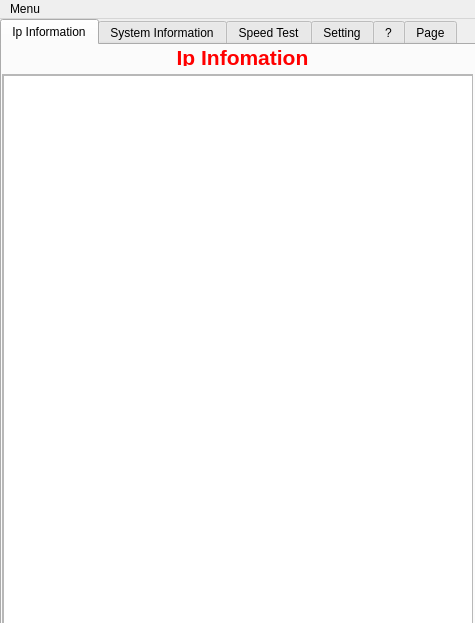
<?xml version="1.0" encoding="UTF-8"?>
<ui version="4.0">
 <class>MainWindow</class>
 <widget class="QMainWindow" name="MainWindow">
  <property name="enabled">
   <bool>true</bool>
  </property>
  <property name="geometry">
   <rect>
    <x>0</x>
    <y>0</y>
    <width>475</width>
    <height>623</height>
   </rect>
  </property>
  <property name="sizePolicy">
   <sizepolicy hsizetype="Expanding" vsizetype="Preferred">
    <horstretch>0</horstretch>
    <verstretch>0</verstretch>
   </sizepolicy>
  </property>
  <property name="minimumSize">
   <size>
    <width>475</width>
    <height>623</height>
   </size>
  </property>
  <property name="maximumSize">
   <size>
    <width>475</width>
    <height>623</height>
   </size>
  </property>
  <property name="windowTitle">
   <string>IP Information</string>
  </property>
  <property name="windowIcon">
   <iconset>
    <normaloff>C:/Users/HP/Downloads/41EuI+QM2uL.png</normaloff>C:/Users/HP/Downloads/41EuI+QM2uL.png</iconset>
  </property>
  <widget class="QWidget" name="centralwidget">
   <property name="sizePolicy">
    <sizepolicy hsizetype="Preferred" vsizetype="Preferred">
     <horstretch>0</horstretch>
     <verstretch>0</verstretch>
    </sizepolicy>
   </property>
   <widget class="QTabWidget" name="tabWidget">
    <property name="enabled">
     <bool>true</bool>
    </property>
    <property name="geometry">
     <rect>
      <x>0</x>
      <y>0</y>
      <width>5000</width>
      <height>611</height>
     </rect>
    </property>
    <property name="sizePolicy">
     <sizepolicy hsizetype="Ignored" vsizetype="Preferred">
      <horstretch>0</horstretch>
      <verstretch>0</verstretch>
     </sizepolicy>
    </property>
    <property name="minimumSize">
     <size>
      <width>0</width>
      <height>0</height>
     </size>
    </property>
    <property name="autoFillBackground">
     <bool>false</bool>
    </property>
    <property name="currentIndex">
     <number>0</number>
    </property>
    <widget class="QWidget" name="tab">
     <property name="sizePolicy">
      <sizepolicy hsizetype="Preferred" vsizetype="Preferred">
       <horstretch>0</horstretch>
       <verstretch>0</verstretch>
      </sizepolicy>
     </property>
     <property name="maximumSize">
      <size>
       <width>16777215</width>
       <height>16777215</height>
      </size>
     </property>
     <attribute name="title">
      <string>Ip Information</string>
     </attribute>
     <widget class="QLabel" name="label">
      <property name="geometry">
       <rect>
        <x>60</x>
        <y>0</y>
        <width>361</width>
        <height>21</height>
       </rect>
      </property>
      <property name="sizePolicy">
       <sizepolicy hsizetype="Preferred" vsizetype="Preferred">
        <horstretch>0</horstretch>
        <verstretch>0</verstretch>
       </sizepolicy>
      </property>
      <property name="maximumSize">
       <size>
        <width>361</width>
        <height>16777215</height>
       </size>
      </property>
      <property name="font">
       <font>
        <family>Arial</family>
        <pointsize>16</pointsize>
        <weight>75</weight>
        <bold>true</bold>
       </font>
      </property>
      <property name="layoutDirection">
       <enum>Qt::LeftToRight</enum>
      </property>
      <property name="text">
       <string>&lt;!DOCTYPE HTML PUBLIC &quot;-//W3C//DTD HTML 4.0//EN&quot; &quot;http://www.w3.org/TR/REC-html40/strict.dtd&quot;&gt;
&lt;html&gt;&lt;head&gt;&lt;meta name=&quot;qrichtext&quot; content=&quot;1&quot; /&gt;&lt;style type=&quot;text/css&quot;&gt;
p, li { white-space: pre-wrap; }
&lt;/style&gt;&lt;/head&gt;&lt;body style=&quot; font-family:'Arial'; font-size:16pt; font-weight:600; font-style:normal;&quot;&gt;
&lt;a style=&quot;color: Red; margin-top:0px; margin-bottom:0px; margin-left:0px; margin-right:0px; -qt-block-indent:0; text-indent:0px;&quot;&gt;Ip Infomation&lt;/a&gt;

&lt;/body&gt;&lt;/html&gt;</string>
      </property>
      <property name="alignment">
       <set>Qt::AlignHCenter|Qt::AlignTop</set>
      </property>
     </widget>
     <widget class="QScrollArea" name="scrollArea">
      <property name="geometry">
       <rect>
        <x>0</x>
        <y>29</y>
        <width>471</width>
        <height>551</height>
       </rect>
      </property>
      <property name="widgetResizable">
       <bool>true</bool>
      </property>
      <widget class="QWidget" name="scrollAreaWidgetContents">
       <property name="geometry">
        <rect>
         <x>0</x>
         <y>0</y>
         <width>469</width>
         <height>549</height>
        </rect>
       </property>
       <widget class="QTextEdit" name="textEdit">
        <property name="geometry">
         <rect>
          <x>0</x>
          <y>0</y>
          <width>471</width>
          <height>551</height>
         </rect>
        </property>
        <property name="autoFillBackground">
         <bool>false</bool>
        </property>
        <property name="readOnly">
         <bool>true</bool>
        </property>
       </widget>
      </widget>
     </widget>
    </widget>
    <widget class="QWidget" name="tab_3">
     <attribute name="title">
      <string>System Information</string>
     </attribute>
     <widget class="QScrollArea" name="scrollArea_3">
      <property name="geometry">
       <rect>
        <x>0</x>
        <y>30</y>
        <width>471</width>
        <height>541</height>
       </rect>
      </property>
      <property name="widgetResizable">
       <bool>true</bool>
      </property>
      <widget class="QWidget" name="scrollAreaWidgetContents_3">
       <property name="geometry">
        <rect>
         <x>0</x>
         <y>0</y>
         <width>469</width>
         <height>539</height>
        </rect>
       </property>
       <widget class="QTextEdit" name="textEdit_2">
        <property name="geometry">
         <rect>
          <x>0</x>
          <y>0</y>
          <width>471</width>
          <height>541</height>
         </rect>
        </property>
        <property name="readOnly">
         <bool>true</bool>
        </property>
       </widget>
      </widget>
     </widget>
     <widget class="QLabel" name="label_9">
      <property name="geometry">
       <rect>
        <x>0</x>
        <y>0</y>
        <width>471</width>
        <height>31</height>
       </rect>
      </property>
      <property name="text">
       <string>&lt;html&gt;&lt;head/&gt;&lt;body&gt;&lt;p&gt;&lt;span style=&quot; font-size:16pt; color:#ff0000;&quot;&gt;System Infomation&lt;/span&gt;&lt;/p&gt;&lt;/body&gt;&lt;/html&gt;</string>
      </property>
      <property name="alignment">
       <set>Qt::AlignCenter</set>
      </property>
     </widget>
    </widget>
    <widget class="QWidget" name="tab_6">
     <attribute name="title">
      <string>Speed Test</string>
     </attribute>
     <widget class="QPushButton" name="pushButton_3">
      <property name="geometry">
       <rect>
        <x>170</x>
        <y>10</y>
        <width>111</width>
        <height>41</height>
       </rect>
      </property>
      <property name="text">
       <string>Speed Test</string>
      </property>
     </widget>
     <widget class="QScrollArea" name="scrollArea_4">
      <property name="geometry">
       <rect>
        <x>10</x>
        <y>60</y>
        <width>451</width>
        <height>231</height>
       </rect>
      </property>
      <property name="widgetResizable">
       <bool>true</bool>
      </property>
      <widget class="QWidget" name="scrollAreaWidgetContents_4">
       <property name="geometry">
        <rect>
         <x>0</x>
         <y>0</y>
         <width>449</width>
         <height>229</height>
        </rect>
       </property>
       <widget class="QTextEdit" name="textEdit_3">
        <property name="geometry">
         <rect>
          <x>0</x>
          <y>0</y>
          <width>451</width>
          <height>231</height>
         </rect>
        </property>
        <property name="readOnly">
         <bool>true</bool>
        </property>
       </widget>
      </widget>
     </widget>
    </widget>
    <widget class="QWidget" name="tab_2">
     <attribute name="title">
      <string>Setting</string>
     </attribute>
     <widget class="QScrollArea" name="scrollArea_2">
      <property name="geometry">
       <rect>
        <x>0</x>
        <y>0</y>
        <width>471</width>
        <height>581</height>
       </rect>
      </property>
      <property name="widgetResizable">
       <bool>true</bool>
      </property>
      <widget class="QWidget" name="scrollAreaWidgetContents_2">
       <property name="geometry">
        <rect>
         <x>0</x>
         <y>0</y>
         <width>469</width>
         <height>579</height>
        </rect>
       </property>
       <widget class="QLabel" name="label_2">
        <property name="geometry">
         <rect>
          <x>0</x>
          <y>9</y>
          <width>291</width>
          <height>16</height>
         </rect>
        </property>
        <property name="font">
         <font>
          <family>Arial</family>
          <pointsize>11</pointsize>
          <weight>75</weight>
          <bold>true</bold>
         </font>
        </property>
        <property name="text">
         <string>&lt;html&gt;&lt;head/&gt;&lt;body&gt;&lt;p&gt;&lt;span style=&quot; color:#22ff00;&quot;&gt;Your IP Address&lt;/span&gt;&lt;/p&gt;&lt;/body&gt;&lt;/html&gt;</string>
        </property>
        <property name="alignment">
         <set>Qt::AlignCenter</set>
        </property>
       </widget>
       <widget class="QLabel" name="label_3">
        <property name="geometry">
         <rect>
          <x>0</x>
          <y>70</y>
          <width>291</width>
          <height>16</height>
         </rect>
        </property>
        <property name="font">
         <font>
          <family>Arial</family>
          <pointsize>11</pointsize>
          <weight>75</weight>
          <bold>true</bold>
         </font>
        </property>
        <property name="text">
         <string>&lt;html&gt;&lt;head/&gt;&lt;body&gt;&lt;p&gt;&lt;span style=&quot; color:#0101ff;&quot;&gt;Your LAN Address&lt;/span&gt;&lt;/p&gt;&lt;/body&gt;&lt;/html&gt;</string>
        </property>
        <property name="alignment">
         <set>Qt::AlignCenter</set>
        </property>
       </widget>
       <widget class="QLabel" name="label_4">
        <property name="geometry">
         <rect>
          <x>0</x>
          <y>40</y>
          <width>291</width>
          <height>16</height>
         </rect>
        </property>
        <property name="font">
         <font>
          <family>Arial</family>
          <pointsize>11</pointsize>
          <weight>75</weight>
          <bold>true</bold>
         </font>
        </property>
        <property name="text">
         <string>&lt;html&gt;&lt;head/&gt;&lt;body&gt;&lt;p&gt;&lt;span style=&quot; color:#06fd06;&quot;&gt;ERROR&lt;/span&gt;&lt;/p&gt;&lt;/body&gt;&lt;/html&gt;</string>
        </property>
        <property name="alignment">
         <set>Qt::AlignCenter</set>
        </property>
       </widget>
       <widget class="QLabel" name="label_5">
        <property name="geometry">
         <rect>
          <x>0</x>
          <y>100</y>
          <width>291</width>
          <height>16</height>
         </rect>
        </property>
        <property name="font">
         <font>
          <family>Arial</family>
          <pointsize>11</pointsize>
          <weight>75</weight>
          <bold>true</bold>
         </font>
        </property>
        <property name="text">
         <string>&lt;html&gt;&lt;head/&gt;&lt;body&gt;&lt;p&gt;&lt;span style=&quot; color:#0800ff;&quot;&gt;ERROR&lt;/span&gt;&lt;/p&gt;&lt;/body&gt;&lt;/html&gt;</string>
        </property>
        <property name="alignment">
         <set>Qt::AlignCenter</set>
        </property>
       </widget>
       <widget class="QPushButton" name="pushButton">
        <property name="geometry">
         <rect>
          <x>320</x>
          <y>20</y>
          <width>131</width>
          <height>41</height>
         </rect>
        </property>
        <property name="text">
         <string>Release and Renew
IPv4</string>
        </property>
       </widget>
       <widget class="QLabel" name="label_6">
        <property name="geometry">
         <rect>
          <x>30</x>
          <y>240</y>
          <width>411</width>
          <height>231</height>
         </rect>
        </property>
        <property name="autoFillBackground">
         <bool>true</bool>
        </property>
        <property name="text">
         <string>&lt;html&gt;&lt;head/&gt;&lt;body&gt;&lt;p align=&quot;justify&quot;&gt;&lt;span style=&quot; color:#550000;&quot;&gt;If the IP address shown is in the range from 169.254.0.0 through 169.254.255.255, Windows used APIPA because the operating system was unable to retrieve an IP configuration from a DHCP server upon startup, and there was no alternate configuration.&lt;/span&gt;&lt;/p&gt;&lt;p align=&quot;justify&quot;&gt;&lt;span style=&quot; color:#ff0808;&quot;&gt;To release and renew a DHCP-assigned IPv4 address:&lt;/span&gt;&lt;/p&gt;&lt;p align=&quot;justify&quot;&gt;&lt;span style=&quot; color:#ff0808;&quot;&gt;Click button Release and Renew IPv4&lt;/span&gt;&lt;/p&gt;&lt;p align=&quot;justify&quot;&gt;&lt;span style=&quot; color:#550000;&quot;&gt;Windows will stop using the current IPv4 address and attempt to contact a DHCP server for a new IPv4 address. If a DHCP server is not available, Windows will either use the alternate configuration or automatically assign an APIPA address in the range of 169.254.0.0 through 169.254.255.255.&lt;/span&gt;&lt;/p&gt;&lt;p align=&quot;justify&quot;&gt;&lt;span style=&quot; color:#ff0808;&quot;&gt;To release and renew a DHCP-assigned IPv6 address:&lt;/span&gt;&lt;/p&gt;&lt;p align=&quot;justify&quot;&gt;&lt;span style=&quot; color:#ff0808;&quot;&gt;Click button Release and Renew IPv6&lt;/span&gt;&lt;/p&gt;&lt;/body&gt;&lt;/html&gt;</string>
        </property>
        <property name="alignment">
         <set>Qt::AlignJustify|Qt::AlignTop</set>
        </property>
        <property name="wordWrap">
         <bool>true</bool>
        </property>
       </widget>
       <widget class="QPushButton" name="pushButton_2">
        <property name="geometry">
         <rect>
          <x>320</x>
          <y>130</y>
          <width>131</width>
          <height>41</height>
         </rect>
        </property>
        <property name="text">
         <string>Release and Renew
IPv6</string>
        </property>
       </widget>
       <widget class="QLabel" name="label_7">
        <property name="geometry">
         <rect>
          <x>0</x>
          <y>130</y>
          <width>291</width>
          <height>16</height>
         </rect>
        </property>
        <property name="font">
         <font>
          <family>Arial</family>
          <pointsize>11</pointsize>
          <weight>75</weight>
          <bold>true</bold>
         </font>
        </property>
        <property name="text">
         <string>&lt;html&gt;&lt;head/&gt;&lt;body&gt;&lt;p&gt;&lt;span style=&quot; color:#0101ff;&quot;&gt;IPv6 Address&lt;/span&gt;&lt;/p&gt;&lt;/body&gt;&lt;/html&gt;</string>
        </property>
        <property name="alignment">
         <set>Qt::AlignCenter</set>
        </property>
       </widget>
       <widget class="QLabel" name="label_8">
        <property name="geometry">
         <rect>
          <x>0</x>
          <y>160</y>
          <width>291</width>
          <height>16</height>
         </rect>
        </property>
        <property name="font">
         <font>
          <family>Arial</family>
          <pointsize>11</pointsize>
          <weight>75</weight>
          <bold>true</bold>
         </font>
        </property>
        <property name="text">
         <string>&lt;html&gt;&lt;head/&gt;&lt;body&gt;&lt;p&gt;&lt;span style=&quot; color:#0800ff;&quot;&gt;ERROR&lt;/span&gt;&lt;/p&gt;&lt;/body&gt;&lt;/html&gt;</string>
        </property>
        <property name="alignment">
         <set>Qt::AlignCenter</set>
        </property>
       </widget>
      </widget>
     </widget>
    </widget>
    <widget class="QWidget" name="tab_4">
     <attribute name="title">
      <string>?</string>
     </attribute>
     <widget class="QLabel" name="label_10">
      <property name="geometry">
       <rect>
        <x>10</x>
        <y>60</y>
        <width>81</width>
        <height>21</height>
       </rect>
      </property>
      <property name="text">
       <string>&lt;html&gt;&lt;head/&gt;&lt;body&gt;&lt;p&gt;&lt;span style=&quot; font-size:16pt; font-weight:600; color:#0000ff;&quot;&gt;FPS:&lt;/span&gt;&lt;/p&gt;&lt;/body&gt;&lt;/html&gt;</string>
      </property>
     </widget>
     <widget class="QLabel" name="label_11">
      <property name="geometry">
       <rect>
        <x>10</x>
        <y>10</y>
        <width>81</width>
        <height>31</height>
       </rect>
      </property>
      <property name="text">
       <string>&lt;html&gt;&lt;head/&gt;&lt;body&gt;&lt;p&gt;&lt;span style=&quot; font-size:16pt; font-weight:600; color:#0000ff;&quot;&gt;Ping:&lt;/span&gt;&lt;/p&gt;&lt;/body&gt;&lt;/html&gt;</string>
      </property>
     </widget>
     <widget class="QLabel" name="label_12">
      <property name="geometry">
       <rect>
        <x>10</x>
        <y>180</y>
        <width>81</width>
        <height>31</height>
       </rect>
      </property>
      <property name="text">
       <string>&lt;html&gt;&lt;head/&gt;&lt;body&gt;&lt;p&gt;&lt;span style=&quot; font-size:16pt; font-weight:600; color:#0000ff;&quot;&gt;Temp:&lt;/span&gt;&lt;/p&gt;&lt;/body&gt;&lt;/html&gt;</string>
      </property>
     </widget>
     <widget class="QLabel" name="label_13">
      <property name="geometry">
       <rect>
        <x>10</x>
        <y>110</y>
        <width>111</width>
        <height>21</height>
       </rect>
      </property>
      <property name="text">
       <string>&lt;html&gt;&lt;head/&gt;&lt;body&gt;&lt;p&gt;&lt;span style=&quot; font-size:16pt; font-weight:600; color:#0000ff;&quot;&gt;CPU load:&lt;/span&gt;&lt;/p&gt;&lt;/body&gt;&lt;/html&gt;</string>
      </property>
     </widget>
     <widget class="QLabel" name="label_14">
      <property name="geometry">
       <rect>
        <x>10</x>
        <y>150</y>
        <width>111</width>
        <height>21</height>
       </rect>
      </property>
      <property name="text">
       <string>&lt;html&gt;&lt;head/&gt;&lt;body&gt;&lt;p&gt;&lt;span style=&quot; font-size:16pt; font-weight:600; color:#0000ff;&quot;&gt;Ram used:&lt;/span&gt;&lt;/p&gt;&lt;/body&gt;&lt;/html&gt;</string>
      </property>
     </widget>
     <widget class="QLCDNumber" name="lcdNumber">
      <property name="geometry">
       <rect>
        <x>170</x>
        <y>10</y>
        <width>81</width>
        <height>31</height>
       </rect>
      </property>
      <property name="font">
       <font>
        <pointsize>10</pointsize>
       </font>
      </property>
      <property name="frameShape">
       <enum>QFrame::StyledPanel</enum>
      </property>
      <property name="frameShadow">
       <enum>QFrame::Plain</enum>
      </property>
      <property name="mode">
       <enum>QLCDNumber::Dec</enum>
      </property>
      <property name="value" stdset="0">
       <double>3.000000000000000</double>
      </property>
     </widget>
     <widget class="QCheckBox" name="checkBox">
      <property name="geometry">
       <rect>
        <x>320</x>
        <y>10</y>
        <width>101</width>
        <height>21</height>
       </rect>
      </property>
      <property name="text">
       <string>Show on Screen</string>
      </property>
     </widget>
    </widget>
    <widget class="QWidget" name="tab_5">
     <attribute name="title">
      <string>Page</string>
     </attribute>
     <widget class="QComboBox" name="comboBox">
      <property name="geometry">
       <rect>
        <x>10</x>
        <y>10</y>
        <width>201</width>
        <height>21</height>
       </rect>
      </property>
      <item>
       <property name="text">
        <string>ipconfig/allcompartments</string>
       </property>
      </item>
      <item>
       <property name="text">
        <string>ipconfig/flushdns</string>
       </property>
      </item>
      <item>
       <property name="text">
        <string>ipconfig/registerdns</string>
       </property>
      </item>
      <item>
       <property name="text">
        <string>ipconfig/displaydns</string>
       </property>
      </item>
      <item>
       <property name="text">
        <string>ipconfig/showclassid</string>
       </property>
      </item>
     </widget>
    </widget>
   </widget>
  </widget>
  <widget class="QMenuBar" name="menubar">
   <property name="geometry">
    <rect>
     <x>0</x>
     <y>0</y>
     <width>475</width>
     <height>21</height>
    </rect>
   </property>
   <widget class="QMenu" name="menuMenu">
    <property name="title">
     <string>Menu</string>
    </property>
    <addaction name="actionQuit"/>
    <addaction name="separator"/>
   </widget>
   <addaction name="menuMenu"/>
  </widget>
  <action name="actionQuit">
   <property name="text">
    <string>Connect</string>
   </property>
   <property name="toolTip">
    <string>&lt;html&gt;&lt;head/&gt;&lt;body&gt;&lt;p&gt;&lt;span style=&quot; color:#ff0000;&quot;&gt;Quit&lt;/span&gt;&lt;/p&gt;&lt;/body&gt;&lt;/html&gt;</string>
   </property>
  </action>
 </widget>
 <resources/>
 <connections/>
</ui>
